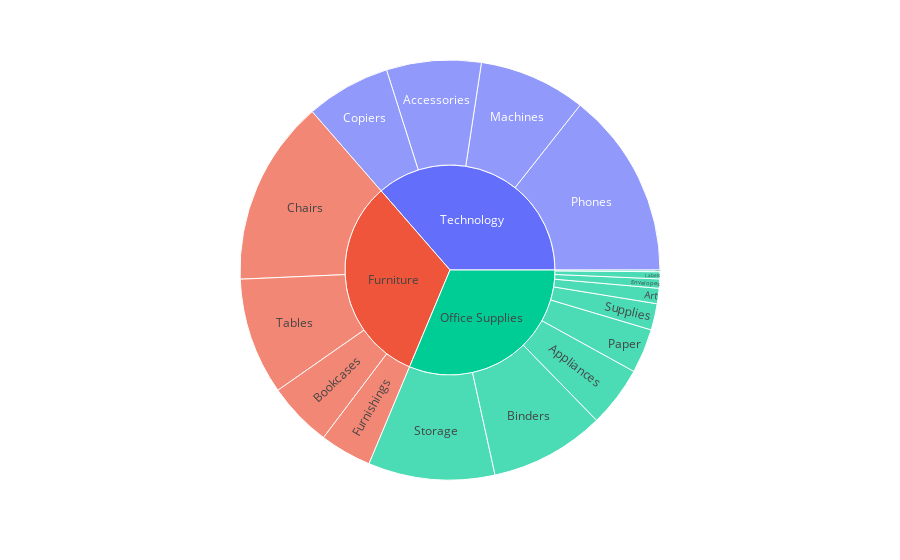

Notebook code for this chart:
### Code cell
import plotly.express as px
#summarize the ssale sdata by Category and Sub Category
df_summary = df.groupby(['Category','Sub-Category'])['Sales'].sum().reset_index()

#Create a nested pie chart
fig=px.sunburst(
    df_summary, path=['Category', 'Sub-Category'], values='Sales')

fig.show()

### Figure 1 — Plotly figure (JSON) as saved in the notebook; plotly's stock layout.template omitted (floating-point values rounded to 4 significant figures)
{"data": [{"branchvalues": "total", "domain": {"x": [0, 1], "y": [0, 1]}, "hovertemplate": "labels=%{label}<br>Sales=%{value}<br>parent=%{parent}<br>id=%{id}<extra></extra>", "ids": ["Technology/Accessories", "Office Supplies/Appliances", "Office Supplies/Art", "Office Supplies/Binders", "Furniture/Bookcases", "Furniture/Chairs", "Technology/Copiers", "Office Supplies/Envelopes", "Office Supplies/Fasteners", "Furniture/Furnishings", "Office Supplies/Labels", "Technology/Machines", "Office Supplies/Paper", "Technology/Phones", "Office Supplies/Storage", "Office Supplies/Supplies", "Furniture/Tables", "Furniture", "Office Supplies", "Technology"], "labels": ["Accessories", "Appliances", "Art", "Binders", "Bookcases", "Chairs", "Copiers", "Envelopes", "Fasteners", "Furnishings", "Labels", "Machines", "Paper", "Phones", "Storage", "Supplies", "Tables", "Furniture", "Office Supplies", "Technology"], "name": "", "parents": ["Technology", "Office Supplies", "Office Supplies", "Office Supplies", "Furniture", "Furniture", "Technology", "Office Supplies", "Office Supplies", "Furniture", "Office Supplies", "Technology", "Office Supplies", "Technology", "Office Supplies", "Office Supplies", "Furniture", "", "", ""], "type": "sunburst", "values": [167400.0, 107500.0, 27120.0, 203400.0, 114900.0, 328400.0, 149500.0, 16480.0, 3024.0, 91710.0, 12490.0, 189200.0, 78480.0, 330000.0, 223800.0, 46670.0, 207000.0, 742000.0, 719000.0, 836200.0]}], "layout": {"autosize": true, "legend": {"tracegroupgap": 0}, "margin": {"t": 60}}}
